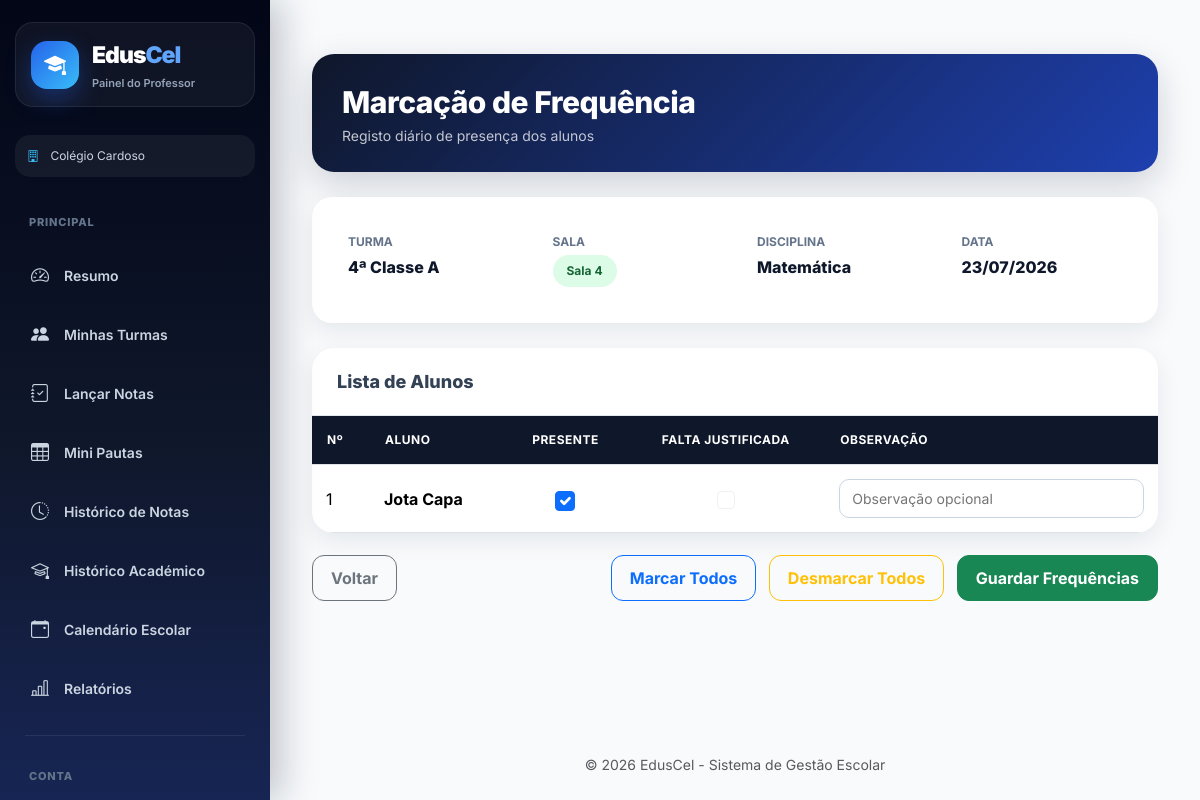
The app's page /professor/turma/17/disciplina/27/frequencia/ (signed in) with its own data.
### users/models.py (models this page shows, shortened)
class User(AbstractUser):
    ROLE_CHOICES = (
        ("SUPERADMIN", "Super Admin"),
        ("DIRETOR", "Diretor"),
        ("DIRETOR_PEDAGOGICO", "Diretor Pedagógico"),
        ("PROFESSOR", "Professor"),
        ("ALUNO", "Aluno"),
        ("FINANCEIRO", "Financeiro"),
        ("SECRETARIA", "Secretaria"),
    )
    role = models.CharField(
        max_length=25,
        choices=ROLE_CHOICES,
        default="ALUNO",
        verbose_name="Perfil"
    )
    ativo = models.BooleanField(
        default=True,
        verbose_name="Ativo"
    )
    escola = models.ForeignKey(
        "academic.Escola",
        on_delete=models.CASCADE,
        null=True,
        blank=True,
        related_name="usuarios",
        verbose_name="Escola"
    )
    telefone = models.CharField(
        max_length=20,
        unique=True,
        null=True,
        blank=True,
        verbose_name="Telefone"
    )
    telefone_verificado = models.BooleanField(
        default=False,
        verbose_name="Telefone Verificado"
    )
    email_verificado = models.BooleanField(
        default=False,
        verbose_name="Email Verificado"
    )
    criado_em = models.DateTimeField(
        auto_now_add=True,
        verbose_name="Criado em"
    )
    tentativas_login = models.PositiveIntegerField(
        default=0
    )
    bloqueado_ate = models.DateTimeField(
        null=True,
        blank=True
    )
    otp_codigo = models.CharField(
        max_length=128,
        null=True,
        blank=True,
        verbose_name="OTP"
    )
    otp_expira_em = models.DateTimeField(
        null=True,
        blank=True,
        verbose_name="Expira em"
    )
    otp_tentativas = models.PositiveIntegerField(
        default=0,
        verbose_name="Tentativas OTP"
    )
    ultimo_envio_otp = models.DateTimeField(
        null=True,
        blank=True,
        verbose_name="Último envio OTP"
    )
    objects = UserManager()

### academic/models.py (models this page shows, shortened)
class Escola(models.Model):
    nome = models.CharField(
        "Nome da Escola",
        max_length=255
    )
    codigo = models.CharField(
        "Código da Escola",
        max_length=10,
        unique=True,
        blank=True,
        help_text="Código usado no login da escola"
    )
    logo = models.ImageField(
        upload_to='logos_escolas/',
        blank=True,
        null=True
    )
    endereco = models.CharField(
        "Endereço",
        max_length=255
    )
    provincia = models.CharField(
        "Província",
        max_length=100,
        blank=True,
        null=True
    )
    municipio = models.CharField(
        "Município",
        max_length=100,
        blank=True,
        null=True
    )
    telefone = models.CharField(
        "Telefone",
        max_length=20
    )
    nif = models.CharField(
        "NIF",
        max_length=14,
        blank=True,
        null=True,
        help_text="Número de Identificação Fiscal da escola"
    )
    email = models.EmailField(
        "Email da Escola",
        max_length=254,
        blank=True,
        null=True,
        help_text="Email oficial da escola"
    )
    plano = models.ForeignKey(
        "Plano",
        on_delete=models.SET_NULL,
        null=True,
        blank=True,
        related_name="escolas",
        verbose_name="Plano"
    )
    data_expiracao = models.DateField(
        "Data de Expiração do Plano",
        null=True,
        blank=True
    )
    ativo = models.BooleanField(
        "Ativo",
        default=True
    )
    criada_em = models.DateTimeField(
        "Criada em",
        auto_now_add=True
    )
    class Meta:
        verbose_name = "Escola"
        verbose_name_plural = "Escolas"
        ordering = ["nome"]

class Turma(models.Model):
    CLASSE_CHOICES = [
        ('0', 'Iniciação'),
        ('1', '1ª Classe'),
        ('2', '2ª Classe'),
        ('3', '3ª Classe'),
        ('4', '4ª Classe'),
        ('5', '5ª Classe'),
        ('6', '6ª Classe'),
        ('7', '7ª Classe'),
        ('8', '8ª Classe'),
        ('9', '9ª Classe'),
        ('10', '10ª Classe'),
        ('11', '11ª Classe'),
        ('12', '12ª Classe'),
        ('13', '13ª Classe'),
    ]
    TURNOS = [
        ('MANHA', 'Manhã'),
        ('TARDE', 'Tarde'),
        ('NOITE', 'Noite'),
    ]
    classe = models.CharField(
        max_length=10,
        choices=CLASSE_CHOICES,
        verbose_name="Classe"
    )
    curso = models.ForeignKey(
        'Curso',
        on_delete=models.SET_NULL,
        null=True,
        blank=True,
        related_name="turmas",
        verbose_name="Curso"
    )
    identificador = models.CharField(
        max_length=5,
        verbose_name="Identificador da Turma"
    )
    sala = models.CharField(
        max_length=20,
        null=True,
        blank=True,
        verbose_name="Sala"
    )
    turno = models.CharField(
        max_length=10,
        choices=TURNOS,
        default='MANHA',
        verbose_name='Turno'
    )
    ano_letivo = models.ForeignKey(
        'AnoLetivo',
        on_delete=models.CASCADE,
        related_name="turmas",
        verbose_name="Ano Letivo"
    )
    escola = models.ForeignKey(
        'Escola',
        on_delete=models.CASCADE,
        related_name="turmas",
        verbose_name="Escola"
    )
    professor = models.ForeignKey(
        settings.AUTH_USER_MODEL,
        on_delete=models.SET_NULL,
        related_name="turmas",
        limit_choices_to={"role": "PROFESSOR"},
        null=True,
        blank=True,
        verbose_name="Professor Responsável"
    )
    diretor_turma = models.ForeignKey(
        settings.AUTH_USER_MODEL,
        on_delete=models.SET_NULL,
        null=True,
        blank=True,
        limit_choices_to={
            "role": "PROFESSOR"
        },
        related_name="turmas_como_diretor",
        verbose_name="Diretor de Turma"
    )
    criada_em = models.DateTimeField(
        auto_now_add=True,
        verbose_name="Data de Criação"
    )
    class Meta:
        constraints = [
            models.UniqueConstraint(
                fields=[
                    'classe',
                    'identificador',
                    'turno',
                    'ano_letivo',
                    'escola',
                    'curso'
                ],
                name='unique_turma_por_curso'
            )
        ]
        verbose_name = "Turma"
        verbose_name_plural = "Turmas"

class Disciplina(models.Model):
    nome = models.CharField(max_length=90)
    turma = models.ForeignKey(
        Turma,
        on_delete=models.CASCADE,
        related_name="disciplinas"
    )
    professor = models.ForeignKey(
        settings.AUTH_USER_MODEL,
        on_delete=models.CASCADE,
        limit_choices_to={'role': 'PROFESSOR'},
        related_name="disciplinas",
        null=True,
        blank=True
    )
    escola = models.ForeignKey(
        Escola,
        on_delete=models.CASCADE,
        related_name="disciplinas"
    )
    criada_em = models.DateTimeField(auto_now_add=True)
    class Meta:
        unique_together = ('nome', 'turma', 'escola')
        ordering = ["nome"]

class Aluno(models.Model):
    SEXO_CHOICES = [
        ("Masculino", "Masculino"),
        ("Feminino", "Feminino"),
    ]
    usuario = models.OneToOneField(
        settings.AUTH_USER_MODEL,
        on_delete=models.CASCADE,
        limit_choices_to={"role": "ALUNO"},
        related_name="perfil_aluno"
    )
    curso = models.ForeignKey(
        "Curso",
        on_delete=models.SET_NULL,
        null=True,
        blank=True,
        related_name="alunos",
        verbose_name="Curso"
    )
    matricula = models.CharField(
        max_length=20,
        unique=True,
        verbose_name="Matrícula"
    )
    numero_processo = models.CharField(
        max_length=20,
        verbose_name="Número de Processo"
    )
    numero_bi = models.CharField(
        max_length=20,
        unique=True,
        verbose_name="Número do BI"
    )
    data_nascimento = models.DateField(
        null=True,
        blank=True
    )
    sexo = models.CharField(
        max_length=15,
        choices=SEXO_CHOICES,
        null=True,
        blank=True
    )
    classe = models.CharField(
        max_length=15,
        null=True,
        blank=True
    )
    turma = models.ForeignKey(
        "academic.Turma",
        on_delete=models.SET_NULL,
        null=True,
        blank=True,
        related_name="alunos"
    )
    numero_na_turma = models.PositiveIntegerField(
        null=True,
        blank=True
    )
    ano_letivo = models.ForeignKey(
        "AnoLetivo",
        on_delete=models.CASCADE,
        related_name="alunos"
    )
    escola = models.ForeignKey(
        "academic.Escola",
        on_delete=models.CASCADE,
        related_name="alunos"
    )
    matricula_confirmada = models.BooleanField(
        default=False
    )
    ultimo_ano_confirmado = models.ForeignKey(
        "AnoLetivo",
        on_delete=models.SET_NULL,
        null=True,
        blank=True,
        related_name="alunos_confirmados",
        verbose_name="Último Ano Confirmado"
    )
    precisa_confirmacao = models.BooleanField(
        default=False
    )
    media_final = models.DecimalField(
        max_digits=5,
        decimal_places=2,
        null=True,
        blank=True
    )
    aprovado = models.BooleanField(
        default=False
    )
    ativo = models.BooleanField(
        default=True
    )
    criado_em = models.DateTimeField(
        auto_now_add=True
    )
    atualizado_em = models.DateTimeField(
        auto_now=True
    )
    class Meta:
        ordering = [
            "classe",
            "numero_na_turma",
            "usuario__first_name"
        ]
        verbose_name = "Aluno"
        verbose_name_plural = "Alunos"
        constraints = [
            models.UniqueConstraint(
                fields=["numero_processo", "escola"],
                name="unique_numero_processo_por_escola"
            ),
            models.UniqueConstraint(
                fields=["matricula", "escola"],
                name="unique_matricula_por_escola"
            )
        ]
        indexes = [
            models.Index(fields=["numero_processo"]),
            models.Index(fields=["numero_bi"]),
            models.Index(fields=["matricula"]),
            models.Index(fields=["escola"]),
            models.Index(fields=["ano_letivo"]),
        ]
    @property
    def nome_completo(self):
        return (
            self.usuario.get_full_name()
            or
            self.usuario.username
        )

### core/views.py (the view, shortened to what this page needs)
# urls.py: path("professor/turma/<int:turma_id>/disciplina/<int:disciplina_id>/frequencia/", views.marcar_frequencia, name="marcar_frequencia",),
@login_required
def marcar_frequencia(request, turma_id, disciplina_id):
    if request.user.role != "PROFESSOR":
        return redirect("dashboard")
    professor = request.user
    escola = professor.escola
    turma = get_object_or_404(
        Turma,
        id=turma_id,
        escola=escola,
    )
    disciplina = get_object_or_404(
        Disciplina,
        id=disciplina_id,
        turma=turma,
        professor=professor,
        escola=escola,
    )
    hoje = timezone.localdate()
    alunos = (
        Aluno.objects
        .filter(
            turma=turma,
            escola=escola,
            ativo=True,
        )
        .order_by(
            "numero_na_turma"
        )
    )
    frequencias = {
        f.aluno_id: f
        for f in Frequencia.objects.filter(
            disciplina=disciplina,
            data=hoje,
            escola=escola,
        )
    }
    context = {
        "turma": turma,
        "sala": turma.sala,
        "disciplina": disciplina,
        "alunos": alunos,
        "hoje": hoje,
        "frequencias": frequencias,
    }
    return render(
        request,
        "marcar_frequencia.html",
        context,
    )

### core/templates/marcar_frequencia.html (shortened to what this page needs)
{% extends "base_professor.html" %}
{% block content %}
<div class="container-fluid py-4">
<div class="page-header">
<div class="page-title">
Marcação de Frequência
</div>
<div class="page-subtitle">
Registo diário de presença dos alunos
</div>
</div>
<div class="info-card">
<div class="row g-3">
<div class="col-lg-3 col-md-6">
<div class="info-item">
<div class="info-label">
Turma
</div>
<div class="info-value">
{{ turma.get_classe_display }}
{{ turma.identificador }}
</div>
</div>
</div>
<div class="col-lg-3 col-md-6">
<div class="info-item">
<div class="info-label">
Sala
</div>
<div class="info-value">
<span class="badge-custom badge-sala">
Sala {{ turma.sala|default:"Não definida" }}
</span>
</div>
</div>
</div>
<div class="col-lg-3 col-md-6">
<div class="info-item">
<div class="info-label">
Disciplina
</div>
<div class="info-value">
{{ disciplina.nome }}
</div>
</div>
</div>
<div class="col-lg-3 col-md-6">
<div class="info-item">
<div class="info-label">
Data
</div>
<div class="info-value">
{{ hoje|date:"d/m/Y" }}
</div>
</div>
</div>
</div>
</div>
<form method="POST">
<div class="table-card">
<div class="table-header">
<div class="table-title">
Lista de Alunos
</div>
</div>
<div class="table-responsive">
<table class="table table-hover align-middle mb-0">
<thead>
<tr>
<th>
Nº
</th>
<th>
Aluno
</th>
<th class="text-center">
Presente
</th>
<th class="text-center">
Falta Justificada
</th>
<th>
Observação
</th>
</tr>
</thead>
<tbody>
{% for aluno in alunos %}
<tr>
<td>
{{ aluno.numero_na_turma }}
</td>
<td>
<strong>
{{ aluno.nome_completo }}
</strong>
</td>
<td class="text-center">
<input
type="checkbox"
class="form-check-input presenca-check"
name="presente_{{ aluno.id }}"
id="presente_{{ aluno.id }}"
checked
onchange="toggleJustificacao({{ aluno.id }})"
>
</td>
<td class="text-center">
<input
type="checkbox"
class="form-check-input justificada-check"
name="justificada_{{ aluno.id }}"
id="justificada_{{ aluno.id }}"
disabled
>
</td>
<td>
<input
type="text"
name="observacao_{{ aluno.id }}"
class="observacao-input"
placeholder="Observação opcional"
>
</td>
</tr>
{% endfor %}
</tbody>
</table>
</div>
</div>
<div class="action-area">
<a href="{% url 'alunos_da_turma' turma.id %}"
class="btn btn-outline-secondary btn-premium">
Voltar
</a>
<div>
<button
type="button"
class="btn btn-outline-primary btn-premium me-2"
onclick="marcarTodos()">
Marcar Todos
</button>
<button
type="button"
class="btn btn-outline-warning btn-premium me-2"
onclick="desmarcarTodos()">
Desmarcar Todos
</button>
<button
type="submit"
class="btn btn-success btn-premium">
Guardar Frequências
</button>
</div>
</div>
</form>
</div>
{% endblock %}

### core/templates/base_professor.html (shortened to what this page needs)
<!DOCTYPE html>
<html lang="pt">
<head>
<link
href="https://cdn.jsdelivr.net/npm/bootstrap@5.3.3/dist/css/bootstrap.min.css"
rel="stylesheet">
<link
href="https://cdn.jsdelivr.net/npm/bootstrap-icons@1.11.3/font/bootstrap-icons.css"
rel="stylesheet">
</head>
<body>
<div class="wrapper">
<aside class="sidebar">
<div class="logo-box">
<div class="logo-icon">
<i class="bi bi-mortarboard-fill"></i>
</div>
<div>
<div class="logo-text">
Edus<span>Cel</span>
</div>
<span class="logo-subtitle">
Painel do Professor
</span>
</div>
</div>
<div class="school-mini">
<i class="bi bi-building"></i>
{% if request.user.escola %}
{{ request.user.escola.nome }}
{% else %}
Escola não associada
{% endif %}
</div>
<ul class="menu">
<li class="menu-title">
Principal
</li>
<li>
<a href="{% url 'dashboard_professor' %}"
class="menu-link
">
<i class="bi bi-speedometer2"></i>
Resumo
</a>
</li>
<li>
<a href="{% url 'minhas_turmas' %}"
class="menu-link
">
<i class="bi bi-people-fill"></i>
Minhas Turmas
</a>
</li>
<li>
<a href="{% url 'lancar_notas' %}"
class="menu-link
">
<i class="bi bi-journal-check"></i>
Lançar Notas
</a>
</li>
<li>
<a href="{% url 'mini_pautas' %}"
class="menu-link
">
<i class="bi bi-table"></i>
Mini Pautas
</a>
</li>
<li>
<a href="{% url 'historico_notas' %}"
class="menu-link
">
<i class="bi bi-clock-history"></i>
Histórico de Notas
</a>
</li>
<li>
<a href="{% url 'historico_professor' %}"
class="menu-link
">
<i class="bi bi-mortarboard"></i>
Histórico Académico
</a>
</li>
<li>
<a href="{% url 'calendario_professor' %}"
class="menu-link
">
<i class="bi bi-calendar-event"></i>
Calendário Escolar
</a>
</li>
<li>
<a href="{% url 'relatorios_professor' %}"
class="menu-link
">
<i class="bi bi-bar-chart-line"></i>
Relatórios
</a>
</li>
<div class="menu-divider"></div>
<li class="menu-title">
Conta
</li>
</ul>
</aside>
<div class="main">
<div class="content">
{% block content %}
{% endblock %}
</div>
<footer class="text-center py-4">
<span class="text-muted small">
© <span id="anoAtual"></span>
EdusCel - Sistema de Gestão Escolar
</span>
</footer>
</div>
</div>
</body>
</html>

### records on screen
User: user.escola.nome "Colégio Cardoso"
Turma: classe "4ª Classe", identificador "A", sala "4"
Disciplina: nome "Matemática"
Aluno: numero_na_turma "1", nome_completo "Jota Capa"

### other values on screen
{{ hoje|date:"d/m/Y" }} "23/07/2026"
